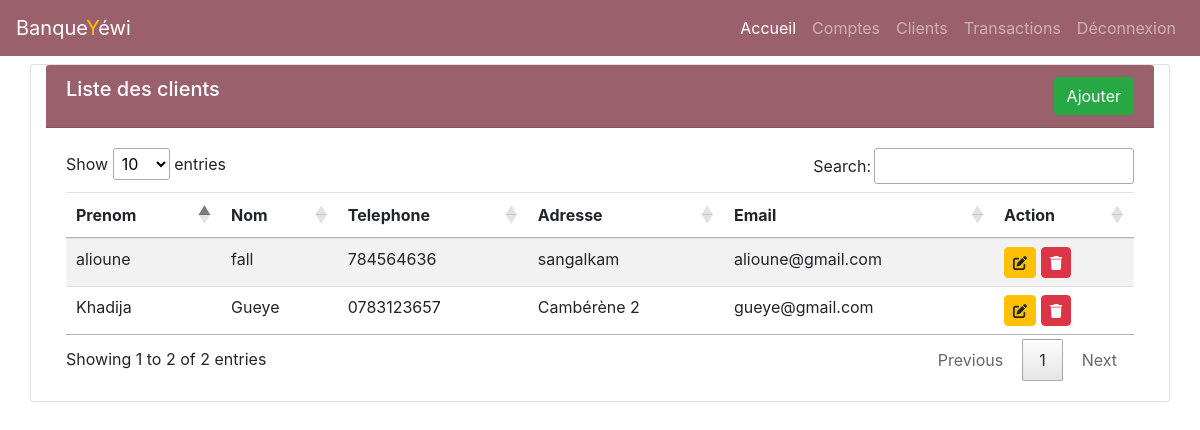
The page /?page=client (signed in) on the database its author committed.
### tables this page shows
CREATE TABLE `personne` (
  `id` int(11) NOT NULL,
  `prenom` varchar(50) NOT NULL,
  `nom` varchar(20) NOT NULL,
  `tel` varchar(15) NOT NULL,
  `email` varchar(255) NOT NULL,
  `password` varchar(200) NOT NULL,
  `adresse` varchar(50) NOT NULL
);

### includes/database.php (called while the page is built, shortened)
<?php
try {
    $db = new PDO("mysql:host=localhost;dbname=bank", "root", "");
} catch (PDOException $e) {
   die("Erreur : ".$e->getMessage());
}
function clients()
{
    global $db;
    try {
        $req = $db->prepare("SELECT * FROM personne
                            WHERE email !=:email");
        $req->execute([
            'email' => "admin@gmail.com"
        ]);
        return $req->fetchAll(PDO::FETCH_OBJ);
    } catch (PDOException $e) {
        die("Erreur : ".$e->getMessage());
    }
}

### views/client.php (the view)
<?php if (isset($_GET['type'])):  ?>
<div class="container mt-3 col-md-5 card">
    <div class="card-header text-white" style="background-color: #9A616D;">
        <div class="row">
            <h5 class="col-md-8">Ajout client</h5>
            <div class="col-md-4 text-right">
                <a class="btn btn-info" href="?page=client">retour</a>
            </div>
        </div>
    </div>
    <div class="card-body">
        <form action="" method="post">
            <div class="form-group">
                <label for="">Prénom</label>
                <input type="text"  name="prenom" class="form-control" placeholder="Prénom" required>
            </div>
            <div class="form-group">
                <label for="">Nom</label>
                <input type="text"  name="nom" class="form-control" placeholder="nom" required>
            </div>
            <div class="row">
                <div class="form-group col">
                    <label for="">Telephone</label>
                    <input type="text"  name="tel" class="form-control" placeholder="Telephone" required>
                </div>
                <div class="form-group col">
                    <label for="">Adresse</label>
                    <input type="text"  name="adresse" class="form-control" placeholder="Adresse" required>
                </div>
            </div>
            <div class="row">
                <div class="form-group col">
                    <label for="">Email</label>
                    <input type="email"  name="email" class="form-control" placeholder="Email" required>
                </div>
                <div class="form-group col">
                    <label for="">Mot de passe</label>
                    <input type="password"  name="password" class="form-control" placeholder="Mot de passe" required>
                </div>
            </div>
            <button type="submit" name="ajoutClient" class="btn btn-outline-success">Ajouter</button>
            <button type="reset" class="btn btn-outline-warning">Annuler</button>
        </form>
    </div>
</div>
<?php  else: ?>
<div class="container mt-2 card">
    <div class="card-header text-white" style="background-color: #9A616D;">
        <div class="row">
            <h5 class="col-md-8">Liste des clients</h5>
            <div class="col-md-4 text-right">
                <a class="btn btn-success" href="?page=client&type=ajout">Ajouter</a>
            </div>
        </div>
    </div>
    <div class="card-body">
        <table class="table table-striped" id="myTable">
            <thead>
                <tr>
                    <th>Prenom</th>
                    <th>Nom</th>
                    <th>Telephone</th>
                    <th>Adresse</th>
                    <th>Email</th>
                    <th>Action</th>
                </tr>
            </thead>
            <tbody>
                <?php foreach($clients as $c): ?>
                <tr>
                    <td><?= $c->prenom ?></td>
                    <td><?= $c->nom ?></td>
                    <td><?= $c->tel ?></td>
                    <td><?= $c->adresse ?></td>
                    <td><?= $c->email ?></td>
                    <td>
                        <a href="" class="btn btn-warning btn-sm rounded"><i class="fa fa-edit"></i></a>
                        <a href="" class="btn btn-danger btn-sm rounded"><i class="fa fa-trash"></i></a>
                    </td>
                </tr>
                <?php endforeach; ?>
            </tbody>
        </table>
    </div>
</div>
<?php  endif; ?>

### rows shown on the page
personne: prenom "alioune", nom "fall", tel "784564636", adresse "sangalkam", email "alioune@gmail.com"
personne: prenom "Khadija", nom "Gueye", tel "0783123657", adresse "Cambérène 2", email "gueye@gmail.com"
